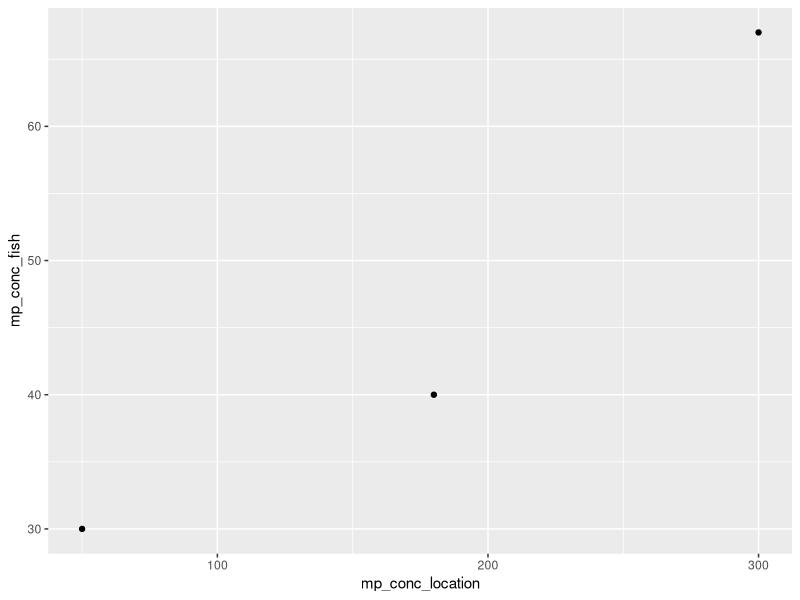

The R source for this figure:
library(ggplot2)

## location

# this is dummy data
mp_conc_location <- c(50, 180, 300)
mp_conc_fish <- c(30, 40, 67)

concentration_df <- data.frame(
  concentration_loc = mp_conc_location,
  concentration_mp = mp_conc_fish
)

ggplot(concentration_df, aes(x = mp_conc_location, y = mp_conc_fish)) + geom_point()